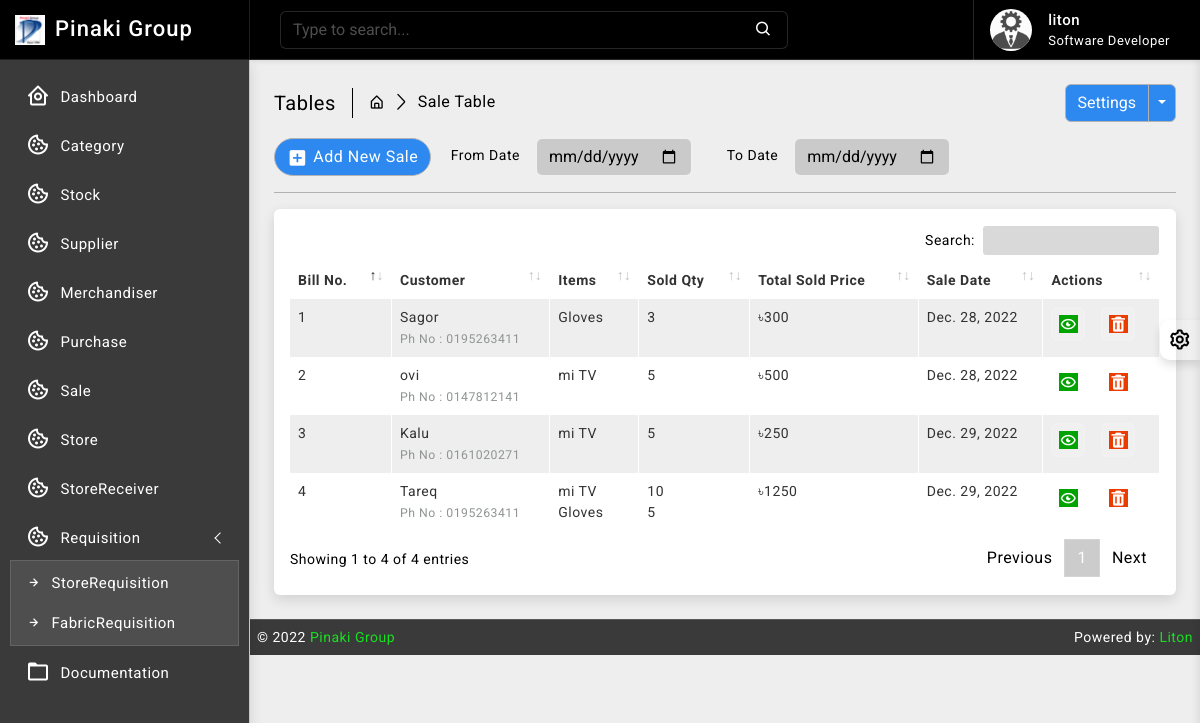
The page /sale/ (signed in) on the database its author committed.
### sale/models.py (models this page shows, shortened)
class SaleBill(models.Model):
    billno = models.AutoField(primary_key=True)
    time = models.DateTimeField(auto_now=True)
    name = models.CharField(max_length=150)
    phone = models.CharField(max_length=12)
    address = models.CharField(max_length=200)
    email = models.EmailField(max_length=254)
    def get_items_list(self):
        return SaleItem.objects.filter(billno=self)
    def get_total_price(self):
        saleitems = SaleItem.objects.filter(billno=self)
        total = 0
        for item in saleitems:
            total += item.totalprice
        return total

class SaleItem(models.Model):
    billno = models.ForeignKey(SaleBill, on_delete = models.CASCADE, related_name='salebillno')
    stock = models.ForeignKey(Stock, on_delete = models.CASCADE, related_name='saleitem')
    quantity = models.IntegerField(default=1)
    unit_price = models.IntegerField(default=1)
    totalprice = models.IntegerField(default=1)

### stock/models.py (models this page shows, shortened)
class Stock(models.Model):
    id = models.AutoField(primary_key=True)
    category = models.ForeignKey(Category, on_delete=models.CASCADE, blank=False)
    name = models.CharField(max_length=30, unique=True)
    quantity = models.IntegerField(default=1)
    is_deleted = models.BooleanField(default=False)

### sale/views.py (the view)
# urls.py: path('', views.SaleView.as_view(), name='sale_read'),
class SaleView(ListView):
    model = SaleBill
    template_name = 'sale/read.html'
    context_object_name = 'bills'
    ordering = ['-time']

### templates/sale/read.html (shortened to what this page needs)
{% extends 'base/base.html' %}
{% block body %}
{% load static %}
		<div class="page-wrapper">
			<div class="page-content">
				<div class="page-breadcrumb d-none d-sm-flex align-items-center mb-3">
					<div class="breadcrumb-title pe-3">Tables</div>
					<div class="ps-3">
						<nav aria-label="breadcrumb">
							<ol class="breadcrumb mb-0 p-0">
								<li class="breadcrumb-item"><a href="#"><i class="bx bx-home-alt"></i></a>
								</li>
								<li class="breadcrumb-item active" aria-current="page">Sale Table</li>
							</ol>
						</nav>
					</div>
					<div class="ms-auto">
						<div class="btn-group">
							<button type="button" class="btn btn-light">Settings</button>
							<button type="button" class="btn btn-light dropdown-toggle dropdown-toggle-split" data-bs-toggle="dropdown">	<span class="visually-hidden">Toggle Dropdown</span>
							</button>
						</div>
					</div>
				</div>
				<div class="col-md-9">
					<form class="float-md-end" method="POST">
						<div class="row row-cols-md-auto g-lg-3">
							<label for="fromdate" class="col-md-2 col-form-label text-md-end">From Date</label>
							<div class="col-md-4">
								<input type="date" name= "fromdate" class="form-control" id="fromdate">
							</div>
							<label for="todate" class="col-md-2 col-form-label text-md-end">To Date</label>
							<div class="col-md-4">
								<input type="date" name= "todate" class="form-control" id="todate">
							</div>
						</div>
					</form>
				</div>
                <div class="ms-auto"><a href="/sale/create/" class="btn btn-light radius-30 mt-2 mt-lg-0"><i class="bx bxs-plus-square"></i>Add New Sale</a></div>
				<hr/>
				<div class="card">
					<div class="card-body">
						<div class="table-responsive">
							<table id="example2" class="table table-striped table-bordered">
								<thead>
									<tr>
										<th>Bill No.</th>
										<th>Customer</th>
                                        <th>Items</th>
                                        <th>Sold Qty</th>
                                        <th>Total Sold Price</th>
                                        <th>Sale Date</th>
										<th>Actions</th>
									</tr>
								</thead>
								<tbody>
									{% for data in bills %}
									<tr>
                                        <td> <p>{{ data.billno }}</p> </td>
                                        <td class=""> {{ data.name }} <br>
                                            <small style="color: #909494">Ph No : {{ data.phone }}</small>
                                        </td>
                                        <td>
                                            {% for item in data.get_items_list %}
                                                {{ item.stock.name }} <br>
                                            {% endfor %}
                                        </td>
                                        <td>
                                            {% for item in data.get_items_list %}
                                                {{ item.quantity }} <br>
                                            {% endfor %}
                                        </td>
                                        <td>৳{{ data.get_total_price }}</td>
                                        <td>{{ data.time.date }}</td>
									   <td class="center">
										<div class="d-flex order-actions">
											<a class="" href="{% url 'sale_bill' data.billno %}">
												<i class="fadeIn animated bx bx-show-alt"></i>
											</a>
											<a class="ms-3" href="{% url 'purchase_delete' data.billno %}" onclick="return confirm('Are you sure?');">
												<i class='bx bxs-trash'></i>
											</a>
										</div>
									   </td>
									</tr>
								 {% endfor %}
								</tbody>
							</table>
						</div>
					</div>
				</div>
			</div>
		</div>
{% endblock body %}

### templates/base/navbar.html (shortened to what this page needs)
{% load static %}
		<header>
			<div class="topbar d-flex align-items-center">
				<nav class="navbar navbar-expand">
					<div class="search-bar flex-grow-1">
						<div class="position-relative search-bar-box">
							<input type="text" class="form-control search-control" placeholder="Type to search..."> <span class="position-absolute top-50 search-show translate-middle-y"><i class='bx bx-search'></i></span>
						</div>
					</div>
					<div class="user-box dropdown">
						<a class="d-flex align-items-center nav-link dropdown-toggle dropdown-toggle-nocaret" href="#" role="button" data-bs-toggle="dropdown" aria-expanded="false">
							<img src="{% static 'images/avatars/avatar-2.png' %}" class="user-img" alt="user avatar">
							<div class="user-info ps-3">
								<p class="user-name mb-0">{{request.user}}</p>
								<p class="designattion mb-0">Software Developer</p>
							</div>
						</a>
					</div>
				</nav>
			</div>
		</header>

### static/css/app.css (style rules this page uses)
body { font-size: 14px; letter-spacing: .5px; font-family: Roboto, sans-serif; overflow-x: hidden }
a { text-decoration: none }
.topbar { position: fixed; top: 0; left: 250px; right: 0; height: 60px; background: #000000; border-bottom: 1px solid rgb(255 255 255 / 15%); z-index: 10; box-shadow: 0 .125rem .25rem rgba(0, 0, 0, .075)!important }
.topbar .navbar { width: 100%; height: 60px; padding-left: 30px; padding-right: 30px }
.page-wrapper { height: 100%; margin-top: 60px; margin-bottom: 0px; margin-left: 250px }
.page-content { padding: 1.5rem 1.5rem 0 1.5rem }
.breadcrumb-title { font-size: 20px; border-right: 1.5px solid #000000; }
.page-breadcrumb .breadcrumb li.breadcrumb-item { font-size: 16px }
.page-breadcrumb .breadcrumb-item+.breadcrumb-item::before { display: inline-block; padding-right: .5rem; color: #000000; font-family: LineIcons; content: "\ea5c" }
.order-actions a { font-size: 18px; width: 34px; height: 34px; display: flex; align-items: center; justify-content: center; background: rgb(255 255 255 / 15%); border: 1px solid rgb(255 255 255 / 15%); text-align: center; border-radius: 20%; color: #ffffff }
.radius-30 { border-radius: 30px }
.btn i { vertical-align: middle; font-size: 1.3rem; margin-top: -1em; margin-bottom: -1em; margin-right: 5px }
input::placeholder { color: #fff!important; opacity: .3!important }
.search-bar-box { width: 75% }
.search-control { background-color: rgb(0 0 0 / 15%); border: 1px solid rgb(255 255 255 / 15%); padding-right: 2.5rem }
.search-show { font-size: 18px; right: 15px; color: #ffffff; }
.dropdown-toggle-nocaret:after { display: none }
.user-img { width: 42px; height: 42px; border-radius: 50%; border: 0 solid #ffffff; padding: 0; background: #ffffff; margin-left:1rem }
.user-info .user-name { font-size: 15px; font-weight: 500; color: #ffffff }
.user-info .designattion { font-size: 13px; color: #ffffff; }
.user-box { display: flex; align-items: center; height: 60px; border-left: 1px solid rgb(255 255 255 / 15%); margin-left: 1rem }
.bg-theme { background-size: 100% 100%; background-attachment: fixed; background-position: center; background-repeat: no-repeat; transition: background .2s; }
body.bg-theme2 { background-image: url(../images/bg-themes/2.png); }

### rows shown on the page
SaleBill: billno "4", name "Tareq", phone "0195263411", get_total_price "1250", time "Dec. 29, 2022"
SaleItem: stock.name "mi TV", quantity "10"
SaleItem: stock.name "Gloves", quantity "5"
SaleBill: billno "3", name "Kalu", phone "0161020271", get_total_price "250", time "Dec. 29, 2022"
SaleItem: stock.name "mi TV", quantity "5"
SaleBill: billno "2", name "ovi", phone "0147812141", get_total_price "500", time "Dec. 28, 2022"
SaleItem: stock.name "mi TV", quantity "5"
SaleBill: billno "1", name "Sagor", phone "0195263411", get_total_price "300", time "Dec. 28, 2022"
SaleItem: stock.name "Gloves", quantity "3"

### other values the page prints
{{ request.user }} "liton"
